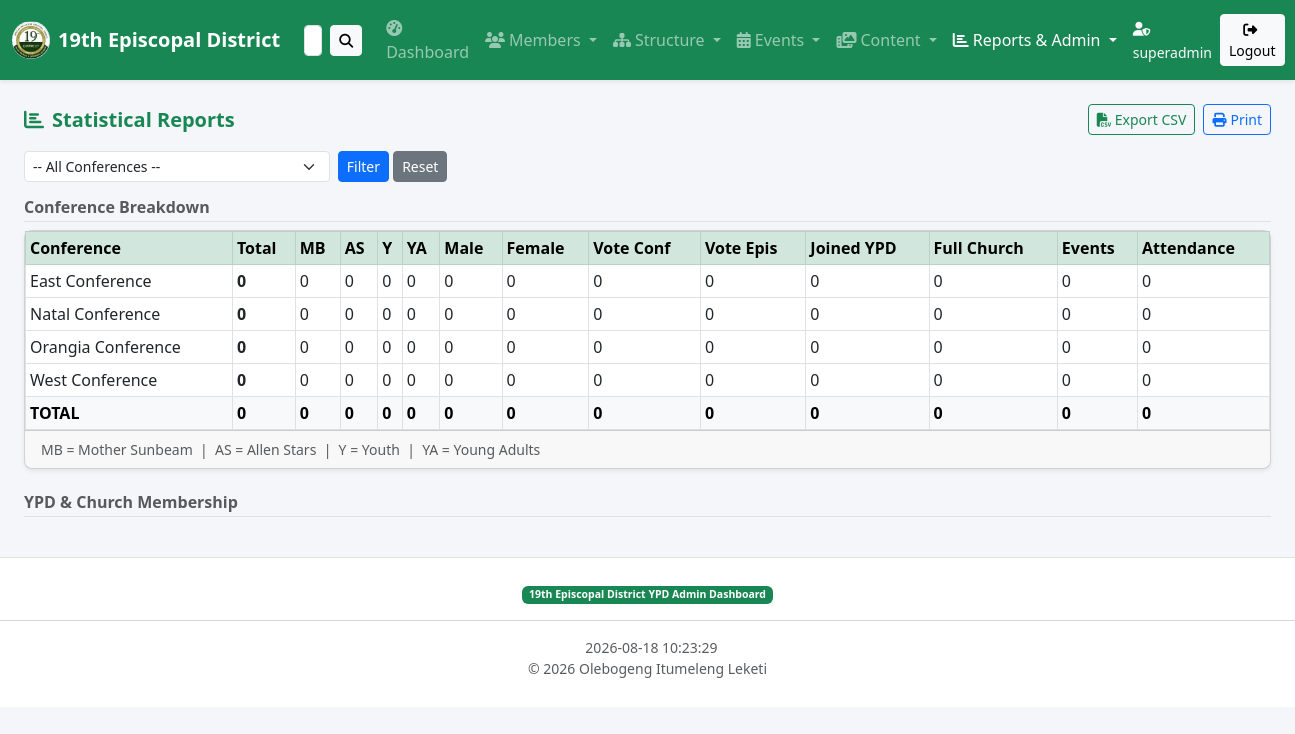
The page /views/statistical_reports.php (signed in) on the database its author committed.
### tables this page shows
CREATE TABLE conferences (
    conference_id        INT AUTO_INCREMENT PRIMARY KEY,
    district_id          INT NOT NULL DEFAULT 19,
    conference_name      VARCHAR(255) NOT NULL,
    conference_president VARCHAR(255) NULL,
    conference_director  VARCHAR(255) NULL,
    created_at           TIMESTAMP DEFAULT CURRENT_TIMESTAMP
);

### includes/feature_tables.php (called while the page is built, shortened)
<?php
function column_exists(PDO $pdo, string $table, string $column): bool
{
    $stmt = $pdo->prepare("
        SELECT COUNT(*)
        FROM information_schema.COLUMNS
        WHERE TABLE_SCHEMA = DATABASE() AND TABLE_NAME = ? AND COLUMN_NAME = ?
    ");
    $stmt->execute([$table, $column]);
    return (int)$stmt->fetchColumn() > 0;
}

### views/statistical_reports.php (the view, shortened to what this page needs)
<?php
require_once '../db.php';
require_once '../includes/feature_tables.php';
$conf_id = $_GET['conference_id'] ?? '';
$eventsHasConf       = column_exists($pdo, 'events', 'conference_id');
$eventsHasAttendance = column_exists($pdo, 'events', 'attendance_count');
$hasJoinedYpd        = column_exists($pdo, 'members', 'joined_ypd');
$hasFullChurch       = column_exists($pdo, 'members', 'full_member_of_church');
$memberSub = "SELECT conference_id,
                 COUNT(*) AS total_members,
                 SUM(component = 'MB') AS MB,
                 SUM(component = 'AS') AS AS_,
                 SUM(component = 'Y')  AS Y,
                 SUM(component = 'YA') AS YA,
                 SUM(gender = 'M') AS male,
                 SUM(gender = 'F') AS female,
                 SUM(eligible_to_vote_conference = 'Yes') AS vote_conf_yes,
                 SUM(eligible_to_vote_episcopal  = 'Yes') AS vote_epi_yes"
    . ($hasJoinedYpd  ? ", SUM(joined_ypd = 'Yes') AS joined_ypd_yes"             : '')
    . ($hasFullChurch ? ", SUM(full_member_of_church = 'Yes') AS full_church_yes" : '')
    . " FROM members GROUP BY conference_id";
$selectExtra = ($hasJoinedYpd  ? ", COALESCE(m.joined_ypd_yes, 0) AS joined_ypd_yes"   : '')
             . ($hasFullChurch ? ", COALESCE(m.full_church_yes, 0) AS full_church_yes"  : '');
$sql = "SELECT c.conference_id, c.conference_name,
               COALESCE(m.total_members, 0) AS total_members,
               COALESCE(m.MB, 0) AS MB,
               COALESCE(m.AS_, 0) AS AS_,
               COALESCE(m.Y, 0) AS Y,
               COALESCE(m.YA, 0) AS YA,
               COALESCE(m.male, 0) AS male,
               COALESCE(m.female, 0) AS female,
               COALESCE(m.vote_conf_yes, 0) AS vote_conf_yes,
               COALESCE(m.vote_epi_yes, 0) AS vote_epi_yes
               $selectExtra,
               COALESCE(ev.events_count, 0) AS events_count,
               COALESCE(ev.total_attendance, 0) AS total_attendance
        FROM conferences c
        LEFT JOIN ($memberSub) m ON m.conference_id = c.conference_id
        LEFT JOIN (
          SELECT " . ($eventsHasConf ? "conference_id" : "NULL AS conference_id") . ",
                 COUNT(*) AS events_count,
                 " . ($eventsHasAttendance ? "COALESCE(SUM(attendance_count),0)" : "0") . " AS total_attendance
          FROM events
          " . ($eventsHasConf ? "GROUP BY conference_id" : "") . "
        ) ev ON ev.conference_id = c.conference_id
        WHERE 1=1";
$params = [];
$sql .= " ORDER BY c.conference_name";
$stmt = $pdo->prepare($sql);
$stmt->execute($params);
$stats = $stmt->fetchAll();
$totals = ['total_members'=>0,'MB'=>0,'AS_'=>0,'Y'=>0,'YA'=>0,'male'=>0,'female'=>0,
           'vote_conf_yes'=>0,'vote_epi_yes'=>0,'events_count'=>0,'total_attendance'=>0,
           'joined_ypd_yes'=>0,'full_church_yes'=>0];
foreach ($stats as $row) {
    foreach (array_keys($totals) as $k) {
        $totals[$k] += (int)($row[$k] ?? 0);
    }
}
?>
<!DOCTYPE html>
<html lang="en">
<head>
  <link rel="stylesheet" href="https://cdn.jsdelivr.net/npm/bootstrap@5.3.0/dist/css/bootstrap.min.css">
  <link rel="stylesheet" href="https://cdnjs.cloudflare.com/ajax/libs/font-awesome/6.4.0/css/all.min.css">
  <link rel="stylesheet" href="../assets/css/styles.css">
</head>
<body>
<?php include '../includes/header.php'; ?>
<div class="container-fluid mt-4 px-4">
  <div class="d-flex justify-content-between align-items-center mb-3">
    <h5 class="fw-bold text-success mb-0"><i class="fas fa-chart-bar me-2"></i>Statistical Reports</h5>
    <div class="d-flex gap-2 no-print">
      <a href="../actions/export.php?<?= http_build_query(['type' => 'stats', 'conference_id' => $conf_id]) ?>" class="btn btn-outline-success btn-sm">
        <i class="fas fa-file-csv me-1"></i>Export CSV
      </a>
      <button type="button" class="btn btn-outline-primary btn-sm" onclick="window.print()">
        <i class="fas fa-print me-1"></i>Print
      </button>
    </div>
  </div>
  <form method="GET" class="row g-2 mb-3 no-print">
    <div class="col-md-3">
      <select name="conference_id" class="form-select form-select-sm">
        <option value="">-- All Conferences --</option>
      </select>
    </div>
    <div class="col-auto">
      <button type="submit" class="btn btn-primary btn-sm">Filter</button>
      <a href="statistical_reports.php" class="btn btn-secondary btn-sm">Reset</a>
    </div>
  </form>
  <h6 class="text-muted fw-semibold mb-2 border-bottom pb-1">Conference Breakdown</h6>
  <div class="card shadow-sm mb-4">
    <div class="card-body p-0">
      <div class="table-responsive">
      <table class="table table-bordered table-sm mb-0">
        <thead class="table-success">
          <tr>
            <th>Conference</th>
            <th>Total</th>
            <th>MB</th><th>AS</th><th>Y</th><th>YA</th>
            <th>Male</th><th>Female</th>
            <th>Vote Conf</th><th>Vote Epis</th>
            <?php if ($hasJoinedYpd):  ?><th>Joined YPD</th><?php endif; ?>
            <?php if ($hasFullChurch): ?><th>Full Church</th><?php endif; ?>
            <th>Events</th><th>Attendance</th>
          </tr>
        </thead>
        <tbody>
          <?php if (empty($stats)): ?>
            <tr><td colspan="20" class="text-center text-muted py-3">No data found.</td></tr>
          <?php else: foreach ($stats as $row): ?>
            <tr>
              <td><?= htmlspecialchars($row['conference_name']) ?></td>
              <td class="fw-bold"><?= (int)$row['total_members'] ?></td>
              <td><?= (int)$row['MB'] ?></td>
              <td><?= (int)$row['AS_'] ?></td>
              <td><?= (int)$row['Y'] ?></td>
              <td><?= (int)$row['YA'] ?></td>
              <td><?= (int)$row['male'] ?></td>
              <td><?= (int)$row['female'] ?></td>
              <td><?= (int)$row['vote_conf_yes'] ?></td>
              <td><?= (int)$row['vote_epi_yes'] ?></td>
              <?php if ($hasJoinedYpd):  ?><td><?= (int)($row['joined_ypd_yes'] ?? 0) ?></td><?php endif; ?>
              <?php if ($hasFullChurch): ?><td><?= (int)($row['full_church_yes'] ?? 0) ?></td><?php endif; ?>
              <td><?= (int)$row['events_count'] ?></td>
              <td><?= (int)$row['total_attendance'] ?></td>
            </tr>
          <?php endforeach; endif; ?>
        </tbody>
        <tfoot class="table-light fw-bold">
          <tr>
            <td>TOTAL</td>
            <td><?= $totals['total_members'] ?></td>
            <td><?= $totals['MB'] ?></td>
            <td><?= $totals['AS_'] ?></td>
            <td><?= $totals['Y'] ?></td>
            <td><?= $totals['YA'] ?></td>
            <td><?= $totals['male'] ?></td>
            <td><?= $totals['female'] ?></td>
            <td><?= $totals['vote_conf_yes'] ?></td>
            <td><?= $totals['vote_epi_yes'] ?></td>
            <?php if ($hasJoinedYpd):  ?><td><?= $totals['joined_ypd_yes'] ?></td><?php endif; ?>
            <?php if ($hasFullChurch): ?><td><?= $totals['full_church_yes'] ?></td><?php endif; ?>
            <td><?= $totals['events_count'] ?></td>
            <td><?= $totals['total_attendance'] ?></td>
          </tr>
        </tfoot>
      </table>
      </div>
    </div>
    <div class="card-footer text-muted small">
      MB = Mother Sunbeam &nbsp;|&nbsp; AS = Allen Stars &nbsp;|&nbsp; Y = Youth &nbsp;|&nbsp; YA = Young Adults
    </div>
  </div>
  <?php if ($hasJoinedYpd || $hasFullChurch): ?>
  <h6 class="text-muted fw-semibold mb-2 border-bottom pb-1">YPD &amp; Church Membership</h6>
  <?php endif; ?>
</div>
<?php include '../includes/footer.php'; ?>
</body>
</html>

### assets/css/styles.css (style rules this page uses)
body { background-color: #f4f6f9; font-family: 'Segoe UI', sans-serif; }
.card { border-radius: 0.5rem; }

### rows shown on the page
conferences: conference_name "East Conference", total_members "0", MB "0", AS_ "0", Y "0", YA "0", male "0", female "0", vote_conf_yes "0", vote_epi_yes "0", joined_ypd_yes "0", full_church_yes "0", events_count "0", total_attendance "0"
conferences: conference_name "Natal Conference", total_members "0", MB "0", AS_ "0", Y "0", YA "0", male "0", female "0", vote_conf_yes "0", vote_epi_yes "0", joined_ypd_yes "0", full_church_yes "0", events_count "0", total_attendance "0"
conferences: conference_name "Orangia Conference", total_members "0", MB "0", AS_ "0", Y "0", YA "0", male "0", female "0", vote_conf_yes "0", vote_epi_yes "0", joined_ypd_yes "0", full_church_yes "0", events_count "0", total_attendance "0"
conferences: conference_name "West Conference", total_members "0", MB "0", AS_ "0", Y "0", YA "0", male "0", female "0", vote_conf_yes "0", vote_epi_yes "0", joined_ypd_yes "0", full_church_yes "0", events_count "0", total_attendance "0"

### other values the page prints
$authUser['username'] "superadmin"
$totals['total_members'] "0"
$totals['MB'] "0"
$totals['AS_'] "0"
$totals['Y'] "0"
$totals['YA'] "0"
$totals['male'] "0"
$totals['female'] "0"
$totals['vote_conf_yes'] "0"
$totals['vote_epi_yes'] "0"
$totals['joined_ypd_yes'] "0"
$totals['full_church_yes'] "0"
$totals['events_count'] "0"
$totals['total_attendance'] "0"
